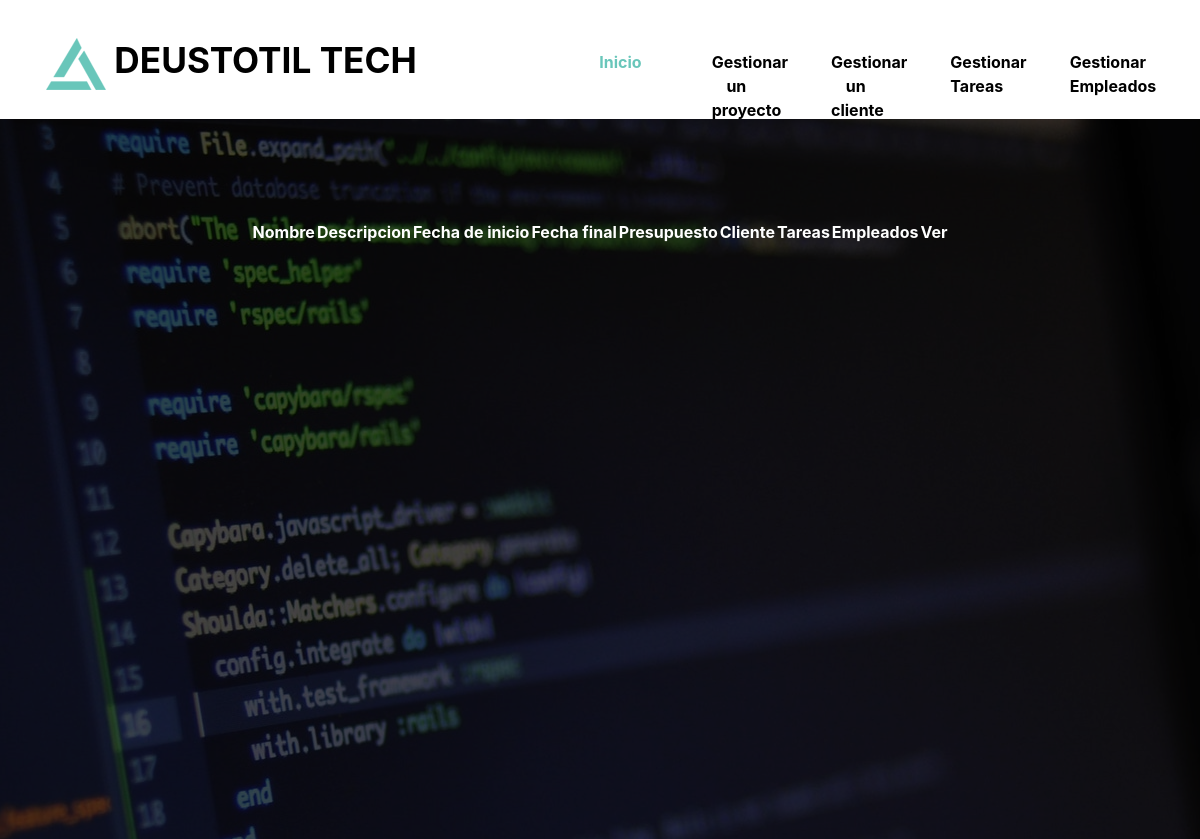
Page /myApp/proyectos/ on the earlier database version.
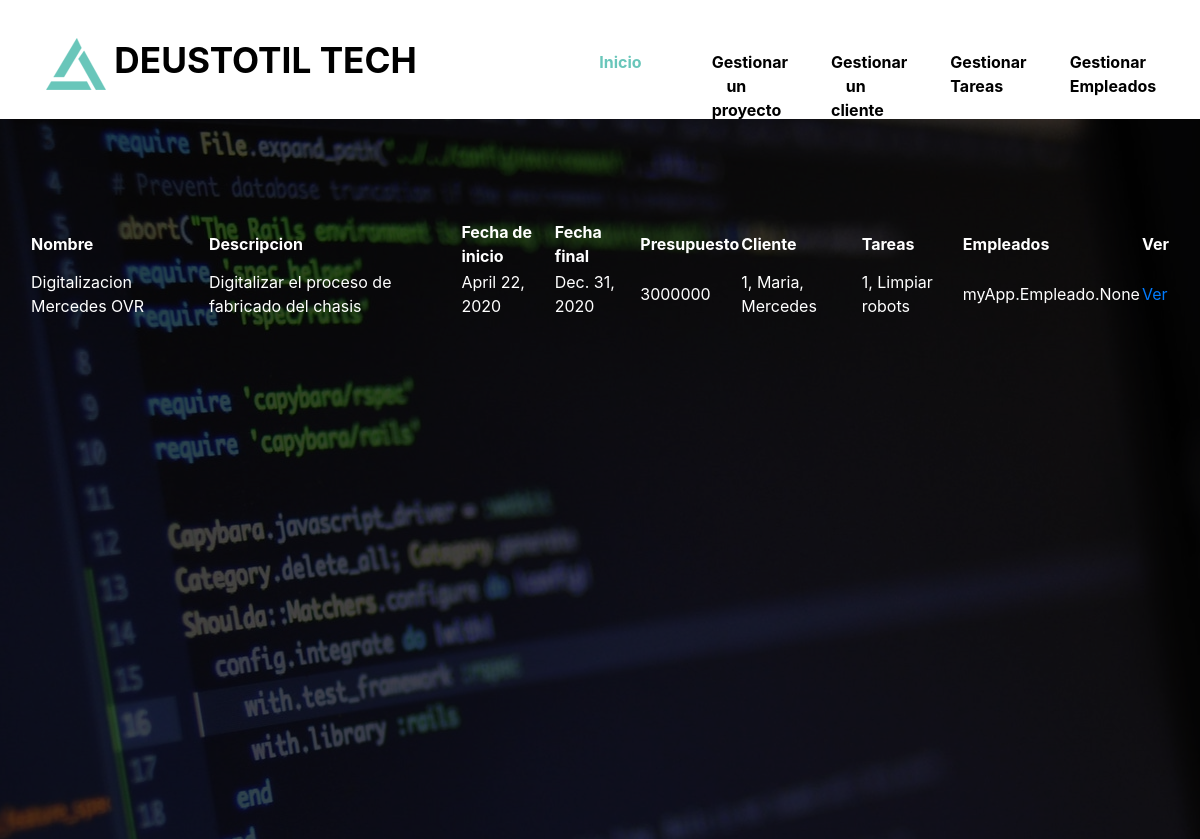
Same page on the later database version.
### myApp/models.py (models this page shows, shortened)
class Proyecto(models.Model):
    nombre = models.CharField(max_length=100)
    descripcion = models.CharField(max_length=1000)
    fecha_inicio = models.DateField()
    fecha_fin = models.DateField()
    presupuesto = models.IntegerField()
    cliente = models.ForeignKey(Cliente, on_delete=models.CASCADE)
    tareas = models.ForeignKey(Tarea, on_delete=models.CASCADE)
    empleados = models.ManyToManyField(Empleado)

class Cliente(models.Model):
    nombre = models.CharField(max_length=100)
    empresa = models.CharField(max_length=100)
    telefono = models.IntegerField()
    email = models.EmailField(max_length=100)
    datos_adicionales = models.CharField(max_length=1000, blank=True)
    def __str__(self):
        return f'{self.id}, {self.nombre}, {self.empresa}'

class Tarea(models.Model):
    nombre = models.CharField(max_length=100)
    descripcion = models.CharField(max_length=1000)
    fecha_inicio = models.DateField()
    fecha_fin = models.DateField()
    responsable = models.ForeignKey(Empleado, on_delete=models.CASCADE)
    prioridad = models.CharField(max_length=100)
    estado = models.CharField(max_length=100)
    notas = models.CharField(max_length=10000, blank=True)
    def __str__(self):
        return f'{self.id}, {self.nombre}'

### myApp/views.py (the view)
# urls.py: path('proyectos/', views.ProyectosListView.as_view(), name='proyectosListView'),
class ProyectosListView(ListView):
    model = Proyecto
    template_name = "proyectosListView.html"
    queryset = Proyecto.objects.order_by('nombre')
    def get_context_data(self, **kwargs):
        context = super(ProyectosListView, self).get_context_data(**kwargs)
        return context

### myApp/templates/proyectosListView.html (shortened to what the changed rows need)
{% load static %}
<!DOCTYPE html>
<html lang="en">
<head>
    <link rel="stylesheet" href="{% static 'font-awesome-4.7.0/css/font-awesome.min.css' %}">
    <link rel="stylesheet" href="{% static 'css/bootstrap.min.css' %}">
    <link rel="stylesheet" type="{% static 'css' %}" href="{% static 'css/datepicker.css' %}">
    <link rel="stylesheet" type="{% static 'css' %}" href="{% static 'slick/slick.css' %}"/>
    <link rel="stylesheet" type="{% static 'css' %}" href="{% static 'slick/slick-theme.css' %}"/>
    <link rel="stylesheet" href="{% static 'css/templatemo-style.css' %}">
      </head>
<body>
       <div class="tm-main-content" id="top">
        <div class="tm-page-wrap mx-auto" style="max-height:500px ">
            <section class="tm-banner">
                <div class="tm-container-outer tm-banner-bg">
                    <div class="container">
                        <div class="row tm-banner-row" id="tm-section-search">
                            <table>
                                <thead>
                                    <tr>
                                        <th style="color:white">Nombre</th>
                                        <th style="color:white">Descripcion</th>
                                        <th style="color:white">Fecha de inicio</th>
                                        <th style="color:white">Fecha final</th>
                                        <th style="color:white">Presupuesto</th>
                                        <th style="color:white">Cliente</th>
                                        <th style="color:white">Tareas</th>
                                        <th style="color:white">Empleados</th>
                                        <th style="color:white">Ver</th>
                                    </tr>
                                </thead>
                                <tbody>
                                    {% for proyecto in proyecto_list %}
                                    <tr>
                                        <td style="color:white">{{ proyecto.nombre }}</td>
                                        <td style="color:white">{{ proyecto.descripcion }}</td>
                                        <td style="color:white">{{ proyecto.fecha_inicio }}</td>
                                        <td style="color:white">{{ proyecto.fecha_fin }}</td>
                                        <td style="color:white">{{ proyecto.presupuesto }}</td>
                                        <td style="color:white">{{ proyecto.cliente }}</td>
                                        <td style="color:white">{{ proyecto.tareas }}</td>
                                        <td style="color:white">{{ proyecto.empleados }}</td>
                                        <td style="color:white"><a href="{% url 'proyectosDetailView' proyecto.id ">Ver</a> </td>
                                    </tr>
                                </tbody>
                            </table>
                        </div>
                    </div>
                </div>
            </section>
</div>
</div>
</body>
</html>

Differences in the rows shown:
added Proyecto: nombre "Digitalizacion Mercedes OVR", descripcion "Digitalizar el proceso de fabricado del chasis", fecha_inicio "April 22, 2020", fecha_fin "Dec. 31, 2020", presupuesto "3000000", cliente "1, Maria, Mercedes", tareas "1, Limpiar robots", empleados "myApp.Empleado.None"
